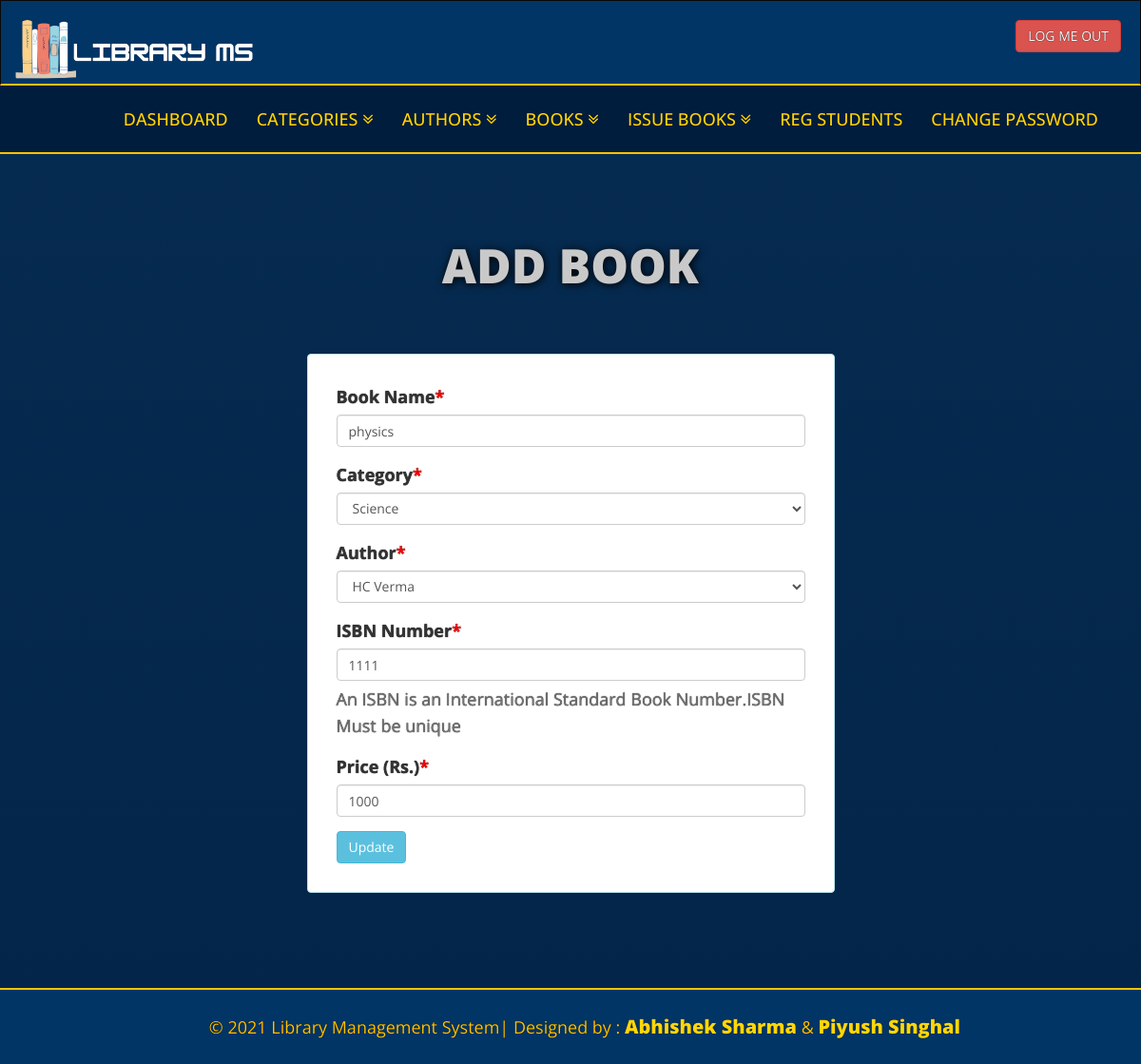
Page /library/admin/edit-book.php?bookid=3 (signed in) on the committed database.
### tables this page shows
CREATE TABLE `tblbooks` (
  `id` int(11) NOT NULL,
  `BookName` varchar(255) DEFAULT NULL,
  `CatId` int(11) DEFAULT NULL,
  `AuthorId` int(11) DEFAULT NULL,
  `ISBNNumber` int(11) DEFAULT NULL,
  `BookPrice` int(11) DEFAULT NULL,
  `RegDate` timestamp NULL DEFAULT CURRENT_TIMESTAMP,
  `UpdationDate` timestamp NULL DEFAULT NULL ON UPDATE CURRENT_TIMESTAMP
);

CREATE TABLE `tblcategory` (
  `id` int(11) NOT NULL,
  `CategoryName` varchar(150) DEFAULT NULL,
  `Status` int(1) DEFAULT NULL,
  `CreationDate` timestamp NULL DEFAULT CURRENT_TIMESTAMP,
  `UpdationDate` timestamp NULL DEFAULT '0000-00-00 00:00:00' ON UPDATE CURRENT_TIMESTAMP
);

CREATE TABLE `tblauthors` (
  `id` int(11) NOT NULL,
  `AuthorName` varchar(159) DEFAULT NULL,
  `creationDate` timestamp NULL DEFAULT CURRENT_TIMESTAMP,
  `UpdationDate` timestamp NULL DEFAULT NULL ON UPDATE CURRENT_TIMESTAMP
);

### library/admin/edit-book.php (the view, shortened to what this page needs)
<?php
include('includes/config.php');
if (strlen($_SESSION['alogin']) == 0) {
    header('location:index.php');
} else {
?>
<!DOCTYPE html>
<html xmlns="http://www.w3.org/1999/xhtml">
<head>
    <link href="../assets/css/bootstrap.css" rel="stylesheet" />
    <link href="../assets/css/font-awesome.css" rel="stylesheet" />
    <link href="../assets/css/style.css" rel="stylesheet" />
</head>
<body>
    <?php include('includes/header.php'); ?>
    <div class=" content-wrapper">
        <div class="container">
            <div class="row pad-botm">
                <div class="col-md-12">
                    <h4 class="header-line">Add Book</h4>
                </div>
            </div>
            <div class="row">
                <div class="col-md-6 col-sm-6 col-xs-12 col-md-offset-3">
                    <div class=" panel panel-info">
                        <div style="padding:30px; text-align:left; " class="panel-body">
                            <form role="form" method="post">
                                <?php
                                    $bookid = intval($_GET['bookid']);
                                    $sql = "SELECT tblbooks.BookName,tblcategory.CategoryName,tblcategory.id as cid,tblauthors.AuthorName,tblauthors.id as athrid,tblbooks.ISBNNumber,tblbooks.BookPrice,tblbooks.id as bookid from  tblbooks join tblcategory on tblcategory.id=tblbooks.CatId join tblauthors on tblauthors.id=tblbooks.AuthorId where tblbooks.id=:bookid";
                                    $query = $dbh->prepare($sql);
                                    $query->bindParam(':bookid', $bookid, PDO::PARAM_STR);
                                    $query->execute();
                                    $results = $query->fetchAll(PDO::FETCH_OBJ);
                                    if ($query->rowCount() > 0) {
                                        foreach ($results as $result) {               ?>
                                <div class="form-group">
                                    <label>Book Name<span style="color:red;">*</span></label>
                                    <input class="form-control" type="text" name="bookname"
                                        value="<?php echo htmlentities($result->BookName); ?>" required />
                                </div>
                                <div class="form-group">
                                    <label> Category<span style="color:red;">*</span></label>
                                    <select class="form-control" name="category" required="required">
                                        <option value="<?php echo htmlentities($result->cid); ?>">
                                            <?php echo htmlentities($catname = $result->CategoryName); ?></option>
                                    </select>
                                </div>
                                <div class="form-group">
                                    <label> Author<span style="color:red;">*</span></label>
                                    <select class="form-control" name="author" required="required">
                                        <option value="<?php echo htmlentities($result->athrid); ?>">
                                            <?php echo htmlentities($athrname = $result->AuthorName); ?></option>
                                    </select>
                                </div>
                                <div class="form-group">
                                    <label>ISBN Number<span style="color:red;">*</span></label>
                                    <input class="form-control" type="text" name="isbn"
                                        value="<?php echo htmlentities($result->ISBNNumber); ?>" required="required" />
                                    <p class="help-block">An ISBN is an International Standard Book Number.ISBN Must be
                                        unique</p>
                                </div>
                                <div class="form-group">
                                    <label>Price (Rs.)<span style="color:red;">*</span></label>
                                    <input class="form-control" type="text" name="price"
                                        value="<?php echo htmlentities($result->BookPrice); ?>" required="required" />
                                </div>
                                <?php }
                                    } ?>
                                <button type="submit" name="update" class="btn btn-info">Update </button>
                            </form>
                        </div>
                    </div>
                </div>
            </div>
        </div>
    </div>
    <?php include('includes/footer.php'); ?>
</body>
</html>
<?php } ?>

### library/assets/css/style.css (style rules this page uses)
﻿body, html { font-family: "Open Sans", sans-serif; line-height: 28px; font-size: 18px; text-shadow: 0px 0px 1px #000; overflow-x: hidden; }
.content-wrapper { padding: 80px 0; min-height: 800px; background: linear-gradient(#062b50, #032549); margin-top: 0px; text-align: center; }
.header-line { font-size: 50px; text-shadow: 1px 1px 10px #000; color: #c9c9c9; font-weight: 900; padding-bottom: 25px; text-transform: uppercase; }
.pad-botm { padding-bottom: 30px; }

### rows in the picture
tblbooks: bookname "physics", category "Science", author "HC Verma", isbn "1111", price "1000"
